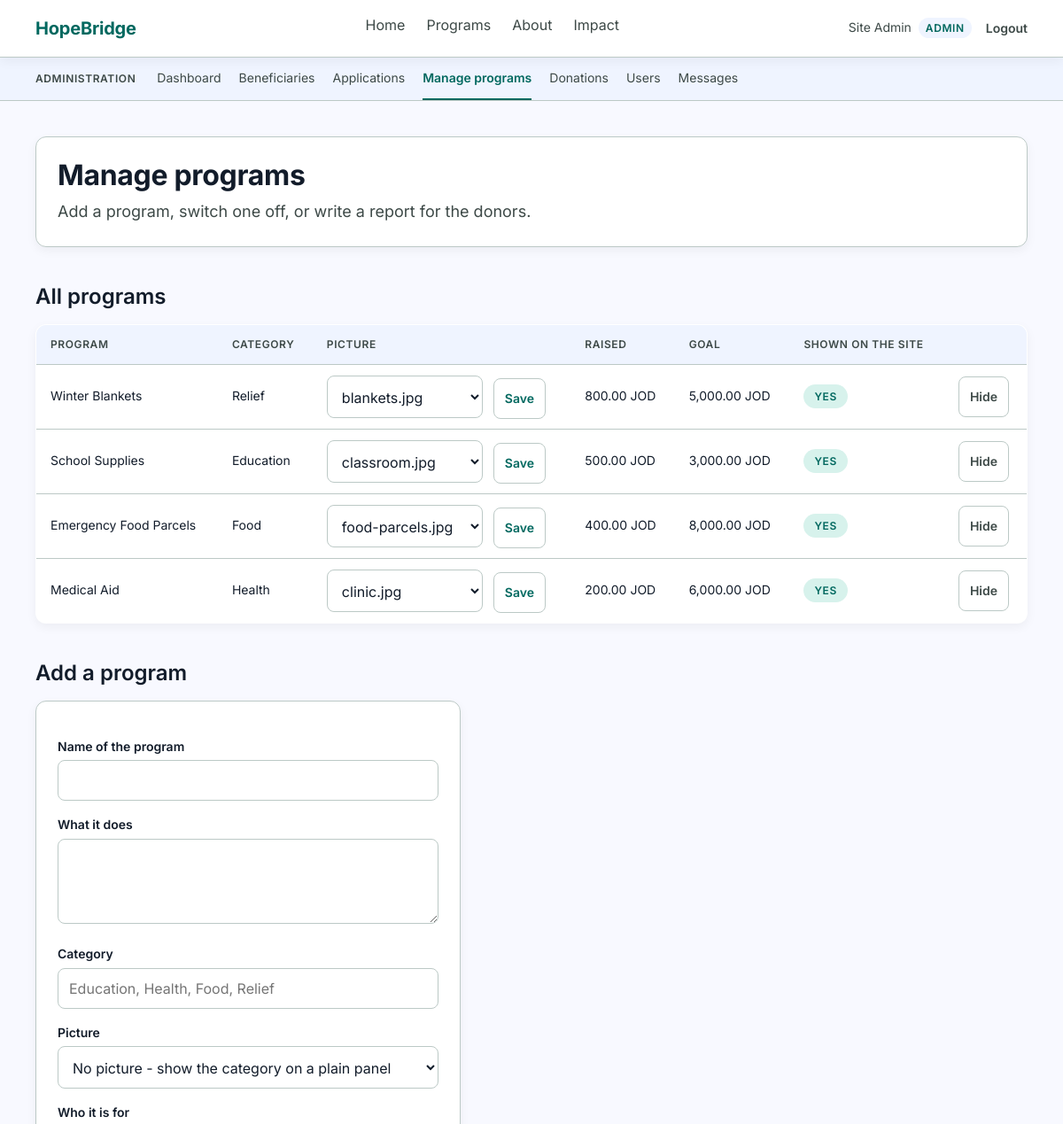
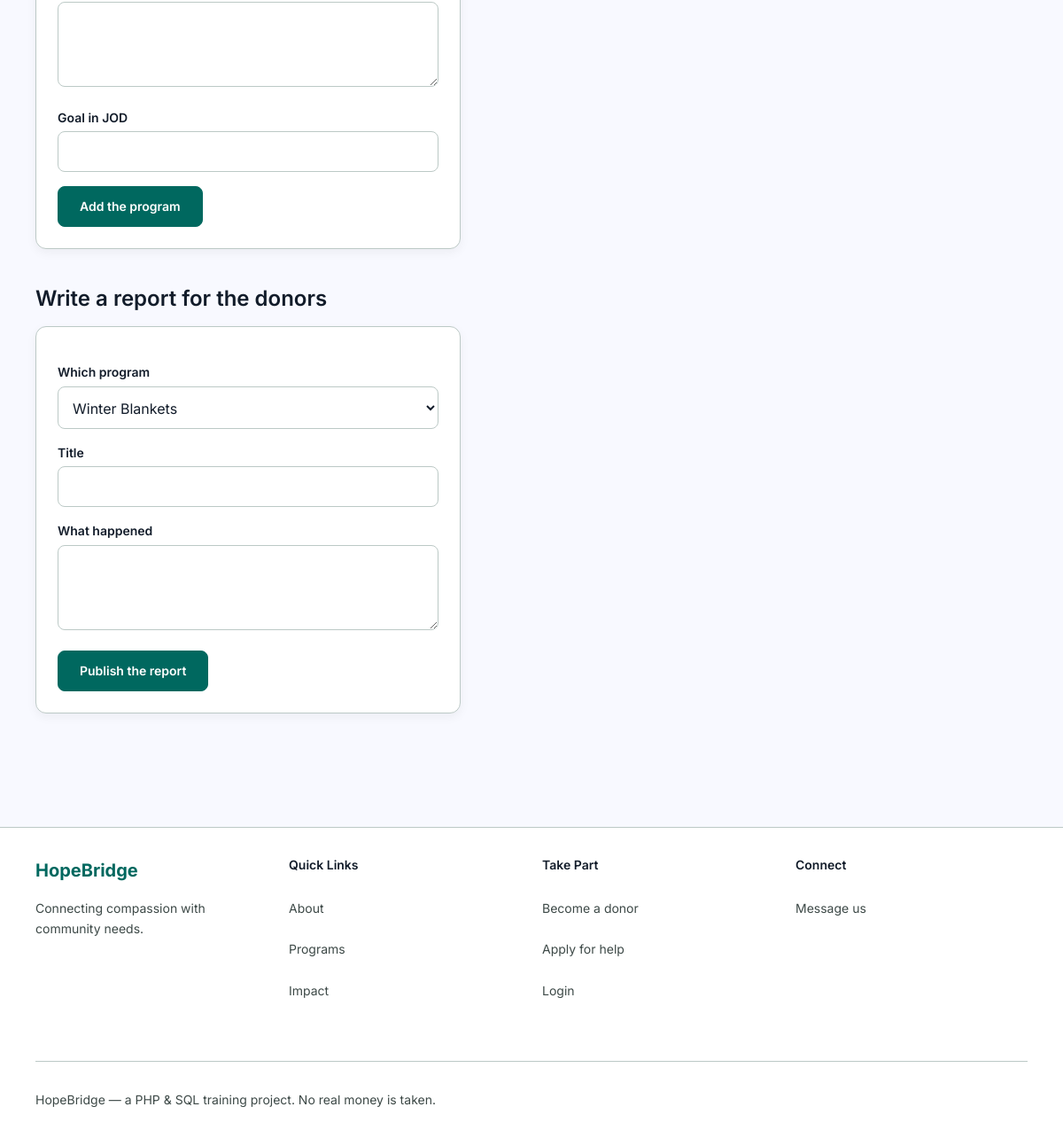
Screenshot of /admin_programs.php (signed in) with the database file from the repository (2 pictures, top to bottom).
### tables this page shows
CREATE TABLE programs (
    id INT AUTO_INCREMENT PRIMARY KEY,
    title VARCHAR(150) NOT NULL,
    description TEXT,
    category VARCHAR(40) NOT NULL DEFAULT 'General',    
    image VARCHAR(120),                                 
    eligibility TEXT,
    goal_amount DECIMAL(10,2) NOT NULL,
    active TINYINT NOT NULL DEFAULT 1,
    created_at DATETIME DEFAULT CURRENT_TIMESTAMP
);

### admin_programs.php (the view, shortened to what this page needs)
<?php
require 'config.php';
$programs = $pdo->query('SELECT programs.*,
                                COALESCE(SUM(donations.amount), 0) AS raised
                         FROM programs
                         LEFT JOIN donations ON donations.program_id = programs.id
                         GROUP BY programs.id
                         ORDER BY programs.id')->fetchAll();
include 'header.php';
?>
<div class="page-head">
    <div>
        <h1>Manage programs</h1>
        <p class="subtitle">Add a program, switch one off, or write a report for the donors.</p>
    </div>
</div>
<h2>All programs</h2>
<table>
    <tr><th>Program</th><th>Category</th><th>Picture</th><th>Raised</th><th>Goal</th><th>Shown on the site</th><th></th></tr>
    <?php foreach ($programs as $program) { ?>
        <tr>
            <td><?php echo htmlspecialchars($program['title']); ?></td>
            <td><?php echo htmlspecialchars($program['category']); ?></td>
            <td>
                <form method="post" class="tools">
                    <select name="image">
                        <?php foreach (glob('images/programs/*.{jpg,jpeg,png}', GLOB_BRACE) as $file) { ?>
                            <?php $name = basename($file); ?>
                            <option value="<?php echo htmlspecialchars($name); ?>"
                                <?php if ($name === $program['image']) echo 'selected'; ?>>
                                <?php echo htmlspecialchars($name); ?>
                            </option>
                        <?php } ?>
                    </select>
                    <button type="submit" class="small quiet">Save</button>
                </form>
            </td>
            <td><?php echo number_format($program['raised'], 2); ?> JOD</td>
            <td><?php echo number_format($program['goal_amount'], 2); ?> JOD</td>
            <td>
                <span class="tag <?php echo $program['active'] ? 'approved' : 'rejected'; ?>">
                    <?php echo $program['active'] ? 'yes' : 'no'; ?>
                </span>
            </td>
            <td>
                <form method="post">
                    <button type="submit" class="small grey">
                        <?php echo $program['active'] ? 'Hide' : 'Show'; ?>
                    </button>
                </form>
            </td>
        </tr>
    <?php } ?>
</table>
<h2>Add a program</h2>
<div class="form-box">
    <form method="post">
        <label for="title">Name of the program</label>
        <input type="text" id="title" name="title">
        <label for="description">What it does</label>
        <textarea id="description" name="description"></textarea>
        <label for="category">Category</label>
        <input type="text" id="category" name="category" placeholder="Education, Health, Food, Relief">
        <label for="image">Picture</label>
        <select id="image" name="image">
            <option value="">No picture - show the category on a plain panel</option>
        </select>
        <label for="eligibility">Who it is for</label>
        <textarea id="eligibility" name="eligibility"></textarea>
        <label for="goal_amount">Goal in JOD</label>
        <input type="text" id="goal_amount" name="goal_amount">
        <button type="submit">Add the program</button>
    </form>
</div>
<h2>Write a report for the donors</h2>
<div class="form-box">
    <form method="post">
        <label for="program_id">Which program</label>
        <select id="program_id" name="program_id">
            <?php foreach ($programs as $program) { ?>
                <option value="<?php echo $program['id']; ?>"><?php echo htmlspecialchars($program['title']); ?></option>
            <?php } ?>
        </select>
        <label for="update_title">Title</label>
        <input type="text" id="update_title" name="update_title">
        <label for="update_body">What happened</label>
        <textarea id="update_body" name="update_body"></textarea>
        <button type="submit">Publish the report</button>
    </form>
</div>
<?php include 'footer.php'; ?>

### style.css (style rules this page uses)
:root { --primary: #00685f; --primary-strong: #008378; --accent: #b05e3d; --accent-strong: #924628; --secondary: #0058be; --bg: #f8f9ff; --card: #ffffff; --tint: #eff4ff; --ink: #121c2a; --muted: #3d4947; --line: #bcc9c6; --error: #ba1a1a; --error-bg: #ffdad6; --error-ink: #93000a; --ok-bg: #d7f2ec; --warn-bg: #ffdbce; --warn-ink: #773215; --r-sm: 4px; --r: 8px; --r-md: 12px; --r-full: 999px; --lift-1: 0 4px 12px rgba(0, 0, 0, 0.05); --lift-2: 0 8px 24px rgba(0, 0, 0, 0.10); --ease: cubic-bezier(0.2, 0, 0, 1); --dur-1: 120ms; --dur-2: 220ms; }
* { box-sizing: border-box; }
* { -webkit-tap-highlight-color: rgba(0, 104, 95, 0.10); }
body { margin: 0; background: var(--bg); color: var(--ink); font-family: Inter, system-ui, -apple-system, "Segoe UI", Helvetica, Arial, sans-serif; font-size: 16px; line-height: 1.6; -webkit-font-smoothing: antialiased; }
h1 { font-size: 32px; font-weight: 700; line-height: 1.2; letter-spacing: -0.01em; margin: 0 0 8px; }
h2 { font-size: 24px; font-weight: 600; line-height: 1.3; margin: 40px 0 16px; }
.subtitle { margin: 0; color: var(--muted); font-size: 18px; }
.page-head { display: flex; flex-wrap: wrap; align-items: center; justify-content: space-between; gap: 24px; background: var(--card); border: 1px solid var(--line); border-radius: var(--r-md); box-shadow: var(--lift-1); padding: 24px; margin-bottom: 32px; }
.form-box { background: var(--card); border: 1px solid var(--line); border-radius: var(--r-md); box-shadow: var(--lift-1); padding: 24px; max-width: 480px; }
label { display: block; margin-top: 16px; margin-bottom: 4px; font-size: 14px; font-weight: 600; }
input, select, textarea { width: 100%; padding: 12px; border: 1px solid var(--line); border-radius: var(--r); font-family: inherit; font-size: 16px; background: var(--card); color: var(--ink); }
input, select, textarea { transition: border-color var(--dur-1) var(--ease), box-shadow var(--dur-1) var(--ease); }
textarea { min-height: 96px; }
button, .button { display: inline-block; margin-top: 16px; padding: 12px 24px; background: var(--primary); color: #fff; border: 1px solid var(--primary); border-radius: var(--r); font-family: inherit; font-size: 14px; line-height: 20px; font-weight: 600; text-decoration: none; cursor: pointer; transition: background-color var(--dur-1) var(--ease), border-color var(--dur-1) var(--ease), color var(--dur-1) var(--ease); }
button.quiet, .button.quiet { background: none; color: var(--primary); border-color: var(--line); }
button.small { margin-top: 0; padding: 12px; margin-block: -4px; }
button.grey { background: none; color: var(--muted); border-color: var(--line); }
.tools { display: flex; flex-wrap: wrap; gap: 12px; align-items: center; }
.tools input, .tools select { width: auto; min-width: 176px; margin: 0; }
.tools button { margin-top: 0; }
table { width: 100%; border-collapse: collapse; background: var(--card); border: 1px solid var(--line); border-radius: var(--r-md); overflow: hidden; box-shadow: var(--lift-1); }
th, td { padding: 12px 16px; text-align: left; border-bottom: 1px solid var(--line); font-size: 14px; }
tr:last-child th, tr:last-child td { border-bottom: none; }
table tr { transition: background-color var(--dur-1) var(--ease); }
th { background: var(--tint); font-size: 12px; font-weight: 600; letter-spacing: 0.05em; text-transform: uppercase; color: var(--muted); }
.tag { display: inline-block; padding: 4px 12px; border-radius: var(--r-full); font-size: 12px; font-weight: 600; letter-spacing: 0.05em; text-transform: uppercase; vertical-align: middle; }
.tag.approved { background: var(--ok-bg); color: var(--primary); }
.page-head, .hero .words > div, .impact-bar .inner, .grid > * { animation: rise 320ms var(--ease) both; animation-delay: 60ms; }
.page-head, .hero .words > div { animation-delay: 0ms; }

### rows the page displays
programs: title "Winter Blankets", category "Relief", image "blankets.jpg", raised "800.00", goal_amount "5,000.00", active "YES"
programs: title "School Supplies", category "Education", image "classroom.jpg", raised "500.00", goal_amount "3,000.00", active "YES"
programs: title "Emergency Food Parcels", category "Food", image "food-parcels.jpg", raised "400.00", goal_amount "8,000.00", active "YES"
programs: title "Medical Aid", category "Health", image "clinic.jpg", raised "200.00", goal_amount "6,000.00", active "YES"

### other values shown
$label "Home"
$label "Programs"
$label "About"
$label "Impact"
$_SESSION['name'] "Site Admin"
$_SESSION['role'] "ADMIN"
$section "ADMINISTRATION"
$label "Dashboard"
$label "Beneficiaries"
$label "Applications"
$label "Manage programs"
$label "Donations"
$label "Users"
$label "Messages"
form field program_id "Winter Blankets"
